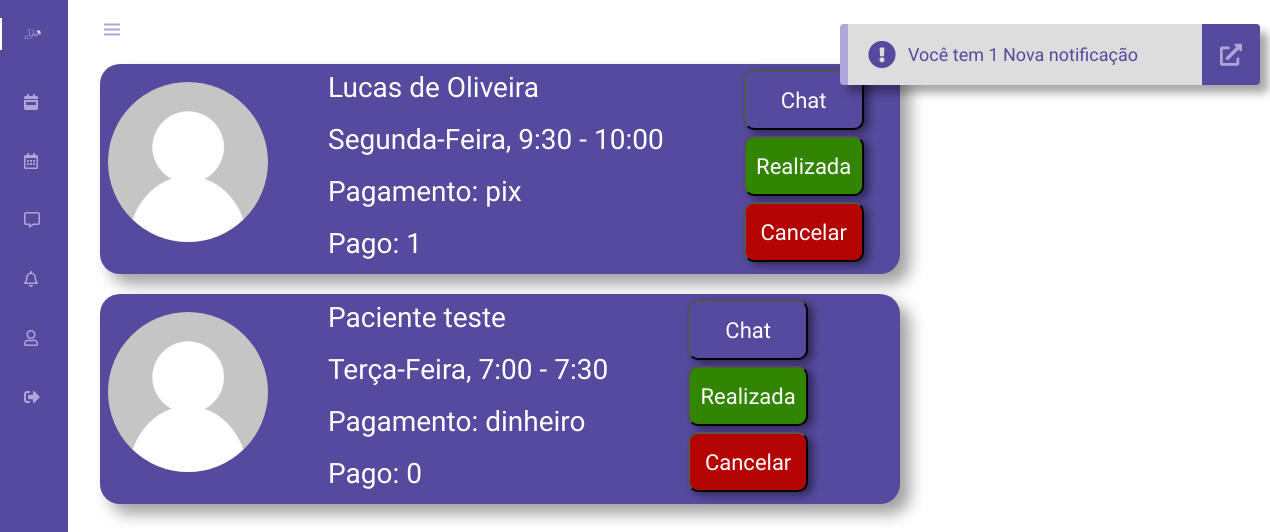
Page /realizadas.php (signed in) on the committed database.
### tables this page shows
CREATE TABLE `cad_usuario` (
  `unique_id` varchar(200) NOT NULL,
  `nome` varchar(50) NOT NULL,
  `nascimento` char(10) NOT NULL,
  `sexo` char(1) DEFAULT NULL,
  `email` varchar(30) NOT NULL,
  `senha` char(40) NOT NULL,
  `cpf` char(14) NOT NULL,
  `telefone` char(19) DEFAULT NULL,
  `cep` char(9) NOT NULL,
  `estado` char(2) DEFAULT NULL,
  `foto` varchar(100) DEFAULT NULL,
  `rg` varchar(15) NOT NULL,
  `status` varchar(30) NOT NULL,
  `desativada` int(11) DEFAULT NULL
);

CREATE TABLE `consulta` (
  `id_consulta` int(11) NOT NULL,
  `horario` varchar(100) NOT NULL,
  `id_psic` int(11) NOT NULL,
  `id_user` int(11) NOT NULL,
  `realizada` int(11) DEFAULT NULL,
  `tipo_pagamento` varchar(20) DEFAULT NULL,
  `pago` int(3) DEFAULT NULL
);

### realizadas.php (the view, shortened to what this page needs)
<?php
    require_once 'conexao.php';
        $id = $_SESSION['unique_id'];
?>
<!DOCTYPE html>
<html lang="en">
<head>
    <link rel="stylesheet" href="css/navbar.css">
    <link rel="stylesheet" href="css/marcada.css">
    <link rel="stylesheet" href="css/not.css">
    <link rel="stylesheet" href="https://cdnjs.cloudflare.com/ajax/libs/font-awesome/5.15.2/css/all.min.css">
    <link href='https://unpkg.com/boxicons@2.0.7/css/boxicons.min.css' rel='stylesheet'>
</head>
<body id="body-pd">
    <header class="header" id="header">
        <div class="header__toggle">
        <i class='bx bx-menu' id="header-toggle"></i>
        </div>
        <div class="header__img">
            <img src="assets/img/perfil.jpg" alt="">
        </div>
    </header>
    <div class="l-navbar" id="nav-bar">
    <nav class="nav">
            <div>
                <a href="index.php" class="nav__logo active">
                    <img class = "logo" src="assets/logo.png" alt="">
                </a>
                <div class="nav__list">
                    <a href="dashboard.php" class="nav__link ">
                    <i class="fas fa-calendar-week"></i>
                    </a>
                    <a href="agenda.php" class="nav__link">
                    <i class="far fa-calendar-alt"></i>
                    </a>
                    <a href="chat/users.php" class="nav__link">
                    <i class="far fa-comment-alt"></i>
                    </a>
                    <a href="notificacao_psic.php" class="nav__link">
                    <i class="far fa-bell"></i>
                    </a>
                    <a href="perfil_psic.php" class="nav__link">
                    <i class="far fa-user"></i>
                    </a>
                    <a href="encerra.php" class="nav__link">
                    <i class="fas fa-sign-out-alt"></i>
                    </a>
                </div>
            </div>
        </nav>
    </div>
    <?php
    $notificado = $_SESSION['unique_id'];
    $notify = mysqli_query($conn, "SELECT * FROM notificacao WHERE id_para = '$notificado'");
    $not = mysqli_num_rows($notify);
     if($not){
        if($not == 1){
            echo "<div class='alert show'>
            <span class='fas fa-exclamation-circle'></span>
            <span class='msg'>Você tem $not Nova notificação</span>
            <a href='notificacao_psic.php'><span class='close-btn'>
            <span class='fas fa-external-link-alt'></span>
        </span></a>
            </div>";
         }
    }
?>
    <?php
    $acha = mysqli_query($conn, "SELECT u.nome, u.foto, u.unique_id, c.id_user, c.id_consulta, c.horario, c.realizada, c.id_psic, c.pago, c.tipo_pagamento FROM cad_usuario AS u INNER JOIN consulta AS c ON u.unique_id = c.id_user  WHERE id_psic = '$id' AND realizada = 1");
        while($consul = mysqli_fetch_array($acha)){
            echo "<div class='pacientes'>
            <div class='card'>
                <div class='col1'>
                <img src='imagens/user.png' alt='imagens'>
                </div>
                <div class='col2'>
                <p>$consul[nome]</p>
                <p>$consul[horario]</p>
                <p>Pagamento: $consul[tipo_pagamento]</p>
                <p>Pago: $consul[pago]</p>
                </div>
                <div class='col3'>
                <a href='chat/chat.php?user_id=$consul[id_user]'><button class='chat'>Chat</button></a>
                <form action='process/up_consultas.php' method='POST'>
                    <input type='hidden' name='realizada' value='$consul[id_consulta]'>
                    <input type='submit' class='realizada' value='Realizada'>
                </form>
                <form action='process/delete_consultas.php' method='POST'>
                    <input type='hidden' name='cancelada' value='$consul[id_consulta]'>
                    <input type='submit' class='cancelada' value='Cancelar'>
                </form>
                </div>
            </div>
        </div>";
        }
    ?>
</body>
</html>

### css/navbar.css (style rules this page uses)
:root { --header-height: 3rem; --nav-width: 68px; --first-color: #4723D9; --first-color-light: #AFA5D9; --white-color: #ffffff; --normal-font-size: 1rem; --z-fixed: 100; --cor-principal: #564a9e; --cor-texto: #d9d9d9; --cor-titulo: #FFFFFF; --fonte-titulo: 'Antonio', sans-serif; --fonte-texto: 'Oswald', sans-serif; }
*,::before,::after { box-sizing: border-box; }
body { position: relative; margin: var(--header-height) 0 0 0; padding: 0 1rem; font-family: var(--fonte-texto); font-size: var(--normal-font-size); transition: .5s; }
a { text-decoration: none; }
.header { width: 100%; height: var(--header-height); position: fixed; top: 0; left: 0; display: flex; align-items: center; justify-content: space-between; padding: 0 1rem; background-color: transparent; z-index: var(--z-fixed); transition: .5s; }
.header__toggle { color: var(--first-color-light); font-size: 1.5rem; cursor: pointer; }
.header__img { width: 35px; height: 35px; display: flex; justify-content: center; border-radius: 50%; overflow: hidden; }
.header__img img { width: 40px; }
.l-navbar { position: fixed; top: 0; left: -30%; width: var(--nav-width); height: 100vh; background-color: var(--cor-principal); padding: .5rem 1rem 0 0; transition: .5s; z-index: var(--z-fixed); }
.nav { height: 100%; display: flex; flex-direction: column; justify-content: space-between; overflow: hidden; }
.nav .logo { width: 20px; }
.nav__logo, .nav__link { display: grid; grid-template-columns: max-content max-content; align-items: center; column-gap: 1rem; padding: .5rem 0 .5rem 1.5rem; }
.nav__logo { margin-bottom: 2rem; }
.nav__link { position: relative; color: var(--first-color-light); margin-bottom: 1.5rem; transition: .3s; }
.show { left: 0; }
.active { color: var(--white-color); }
.active::before { content: ''; position: absolute; left: 0; width: 2px; height: 32px; background-color: var(--white-color); }
@media screen and (min-width: 768px) { body { margin: calc(var(--header-height) + 1rem) 0 0 0; padding-left: calc(var(--nav-width) + 2rem); } }
@media screen and (min-width: 768px) { .header { height: calc(var(--header-height) + 1rem); padding: 0 2rem 0 calc(var(--nav-width) + 2rem); } }
@media screen and (min-width: 768px) { .header__img { width: 40px; height: 40px; } }
@media screen and (min-width: 768px) { .header__img img { width: 45px; } }
@media screen and (min-width: 768px) { .l-navbar { left: 0; padding: 1rem 1rem 0 0; } }
@media screen and (min-width: 768px) { .show { width: calc(var(--nav-width) + 156px); } }

### css/marcada.css (style rules this page uses)
:root { --cor-principal: #564a9e; --cor-texto: #d9d9d9; --cor-titulo: #FFFFFF; --fonte-titulo: 'Antonio', sans-serif; --fonte-texto: 'Oswald', sans-serif; }
.pacientes { display: flex; flex-direction: row; margin-top: 20px; }
.pacientes .card { background: var(--cor-principal); width: 800px; height: 210px; display: flex; border-radius: 20px; box-shadow: 10px 10px 15px #33333374; margin-right: 20px; }
.pacientes .card img { width: 160px; height: 160px; border-radius: 50%; margin-left: 8px; margin-top: 18px; margin-right: 60px; }
.pacientes .card p { margin-top: 12px; margin-right: 80px; font-family: var(--fonte-texto); font-size: 28px; line-height: 24px; color: var(--cor-titulo); }
.realizada, .cancelada, .chat { width: 120px; height: 60px; font-family: var(--fonte-texto); color: var(--cor-titulo); box-shadow: 5px 3px 8px #00000078; font-size: 22px; margin-right: 10px; margin-top: 6px; display: block; border-radius: 10px; cursor: pointer; }
.realizada { background: #328403; }
.cancelada { background: #b40404; }
.chat { background: var(--cor-principal); }

### rows in the picture
cad_usuario: nome "Lucas de Oliveira", consulta.horario "Segunda-Feira, 9:30 - 10:00", consulta.tipo_pagamento "pix", consulta.pago "1"
cad_usuario: nome "Paciente teste", consulta.horario "Terça-Feira, 7:00 - 7:30", consulta.tipo_pagamento "dinheiro", consulta.pago "0"

### other values in the picture
$not "1"
